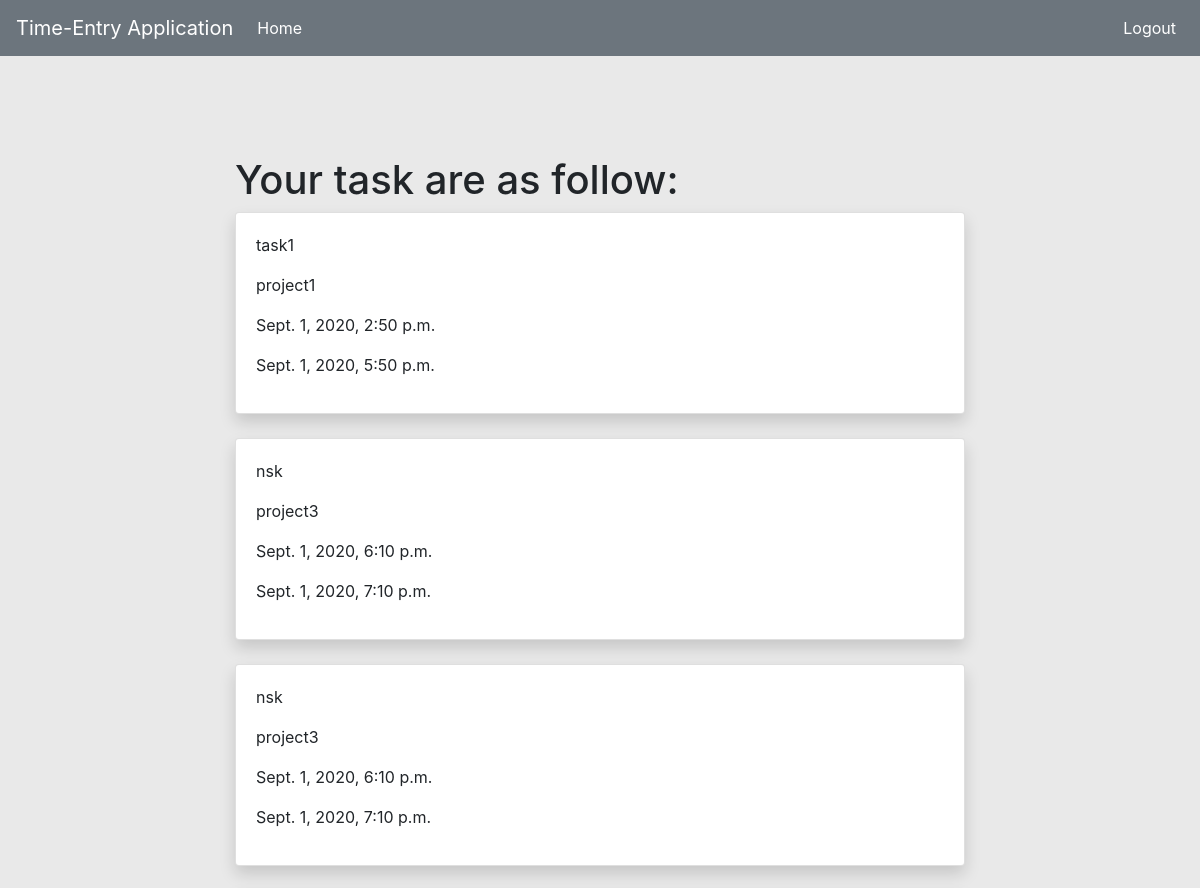
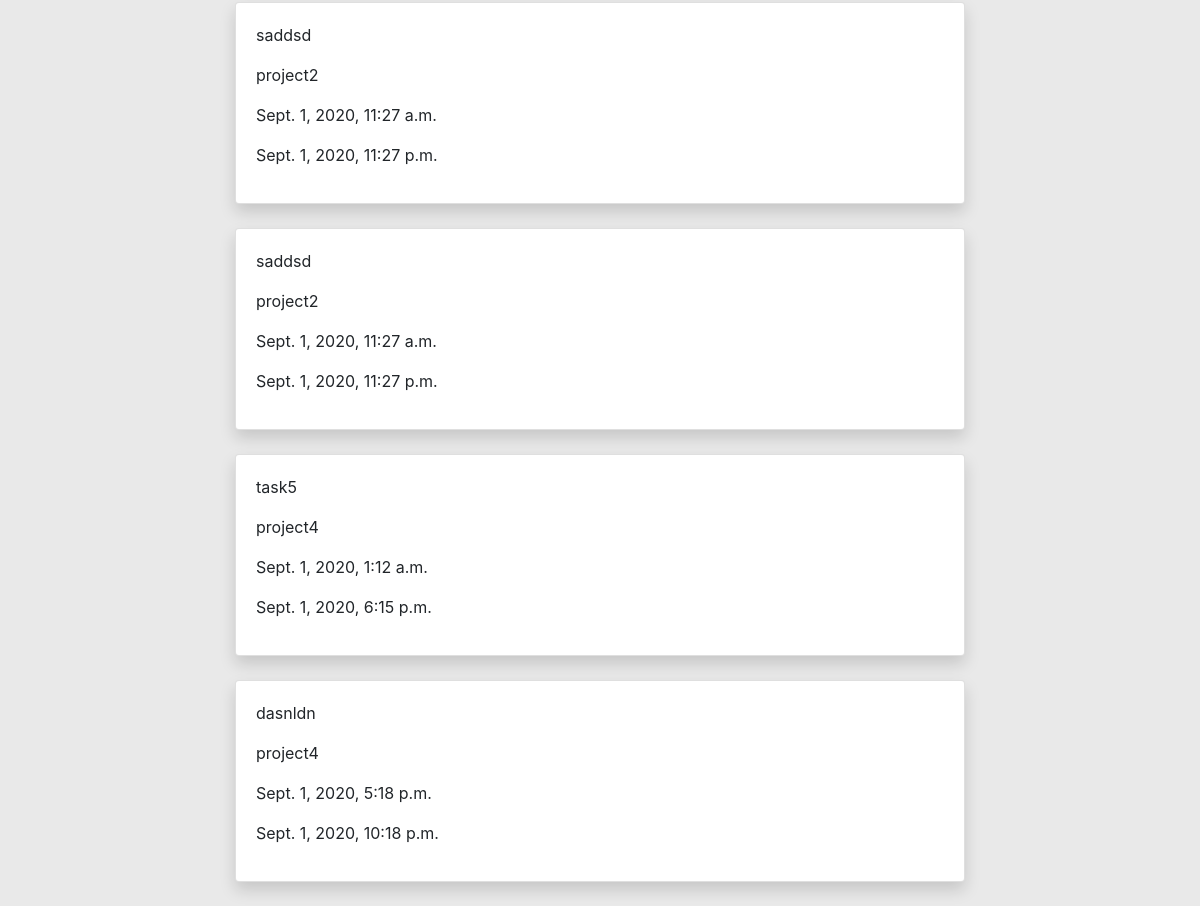
Page /list/ (signed in) on the committed database (2 pictures, top to bottom).
### task/models.py (models this page shows)
class Task(models.Model):
    task_name = models.CharField(max_length=255)
    project = models.CharField(max_length=255)
    stime = models.DateTimeField()
    etime = models.DateTimeField()
    user = models.ForeignKey(
        User, on_delete=models.CASCADE, related_name='taskref', null=True)

### task/views.py (the view)
# urls.py: path('list/', views.task_list),
@login_required
def task_list(req):
    msg = ''
    task_obj = Task.objects.filter(user=req.user).all()
    if task_obj:
        msg='Your task are as follow:'
        return render(req, 'task/task_list.html',{'msg':msg, 'tasklist':task_obj})
    msg = 'Zero task to show...'
    return render(req, 'task/task_list.html',{'msg':msg, 'tasklist':task_obj})

### templates/task/task_list.html (shortened to what this page needs)
<!DOCTYPE html>
<html lang="en">
  <head>
    <link
      rel="stylesheet"
      href="https://stackpath.bootstrapcdn.com/bootstrap/4.3.1/css/bootstrap.min.css"
    />
  </head>
  <body style="background-color: rgb(233, 233, 233)">
    <nav class="navbar navbar-expand-lg navbar-dark bg-secondary">
      <a class="navbar-brand" href="#">Time-Entry Application</a>
      <div class="collapse navbar-collapse" id="navbarNav">
        <ul class="navbar-nav mr-auto">
          <li class="nav-item active">
            <a class="nav-link" href="/"
              >Home <span class="sr-only">(current)</span></a
            >
          </li>
        </ul>
        <ul class="navbar-nav ml-auto">
          <li class="nav-item active">
            <a class="nav-link" href="/user/logout/"
              >Logout <span class="sr-only">(current)</span></a
            >
          </li>
        </ul>
      </div>
    </nav>
    <div class="container" style="margin-top: 100px">
      <div class="row justify-content-center">
        <div class="col-8">
          <h1>{{msg}}</h1>
        </div>
      </div>
      {% if tasklist %}
      <div class="row justify-content-center">
        <div class="col-8">
          {% for data in tasklist%}
          <div class="card shadow">
            <div class="card-body">
              <p>{{data.task_name}}</p>
              <p>{{data.project}}</p>
              <p>{{data.stime}}</p>
              <p>{{data.etime}}</p>
            </div>
          </div>
          <br />
          {% endfor %}
        </div>
      </div>
      {% endif %}
    </div>
  </body>
</html>

### rows in the picture
Task: task_name "task1", project "project1", stime "Sept. 1, 2020, 2:50 p.m.", etime "Sept. 1, 2020, 5:50 p.m."
Task: task_name "nsk", project "project3", stime "Sept. 1, 2020, 6:10 p.m.", etime "Sept. 1, 2020, 7:10 p.m."
Task: task_name "nsk", project "project3", stime "Sept. 1, 2020, 6:10 p.m.", etime "Sept. 1, 2020, 7:10 p.m."
Task: task_name "saddsd", project "project2", stime "Sept. 1, 2020, 11:27 a.m.", etime "Sept. 1, 2020, 11:27 p.m."
Task: task_name "saddsd", project "project2", stime "Sept. 1, 2020, 11:27 a.m.", etime "Sept. 1, 2020, 11:27 p.m."
Task: task_name "task5", project "project4", stime "Sept. 1, 2020, 1:12 a.m.", etime "Sept. 1, 2020, 6:15 p.m."
Task: task_name "dasnldn", project "project4", stime "Sept. 1, 2020, 5:18 p.m.", etime "Sept. 1, 2020, 10:18 p.m."

### other values in the picture
{{ msg }} "Your task are as follow:"
